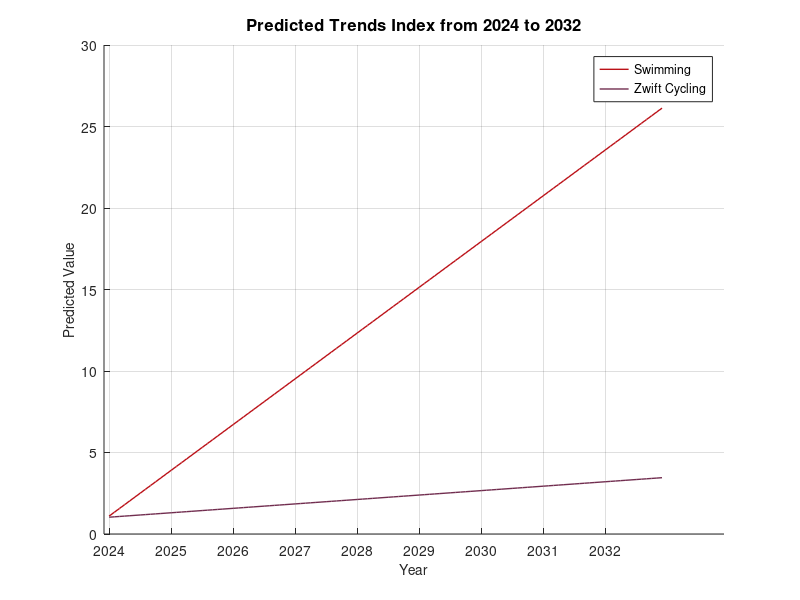

MATLAB code for this plot:
data2 = [14.444, 14.925, 15.132, 15.613, 15.751, 15.820, 15.888, 16.370, 16.439];  

data3 = [4.200, 4.215, 4.238, 4.245, 4.268, 4.313, 4.335, 4.350, 4.373];  

months = 1:9;  

p2 = polyfit(months, data2, 1);  

p3 = polyfit(months, data3, 1);  

new_data2_initial = 1.1; % 新的data2的初始值 

new_data3_initial = 1.031; % 新的data3的初始值 

new_p2 = [p2(1), new_data2_initial - p2(1)*1]; % 计算新的截距 

new_p3 = [p3(1), new_data3_initial - p3(1)*1]; % 计算新的截距 

months_full = 1:108;  

predicted_data2 = polyval(new_p2, months_full); 

predicted_data3 = polyval(new_p3, months_full);  

color2 = [165/225, 15/225, 21/225]; %#A50F15  

color3 = [100/225, 40/225, 70/225]; 

figure; 

hold on; 

plot(months_full, predicted_data2, 'LineWidth', 1, 'Color', color2);  

plot(months_full, predicted_data3, 'LineWidth', 1, 'Color', color3);  

hold off; 

legend('Swimming', 'Zwift Cycling', 'Location', 'Best'); 

title('Predicted Trends Index from 2024 to 2032', 'FontSize', 12); 

xlabel('Year', 'FontSize', 10); 

ylabel('Predicted Value', 'FontSize', 10); 

grid on; 

xticks(1:12:108);  

xticklabels(2024:2032);  

set(gca, 'FontSize', 10); 